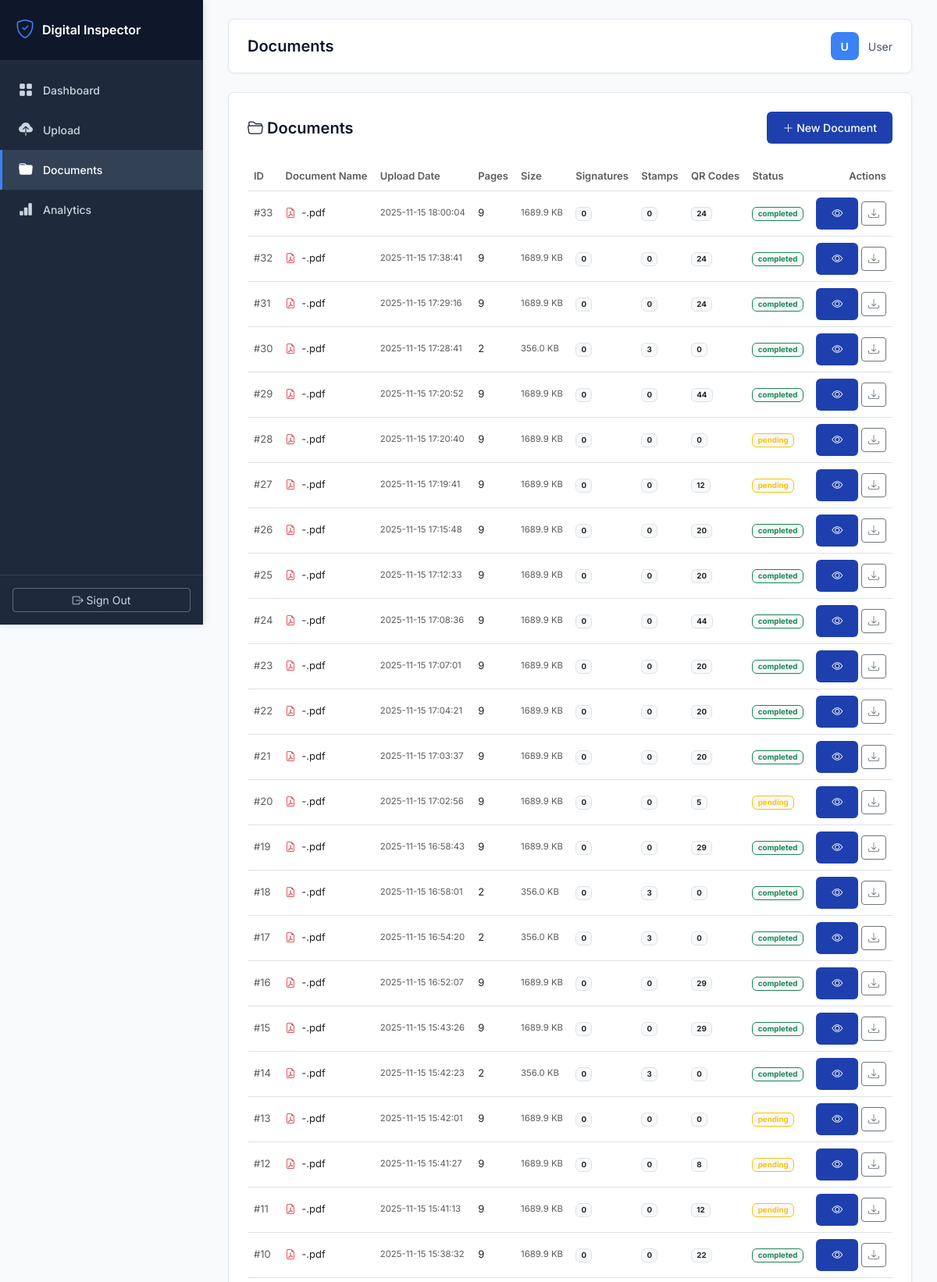
Page /documents (signed in, upper part) on the committed database.
### tables this page shows
CREATE TABLE documents (
            id INTEGER PRIMARY KEY AUTOINCREMENT,
            user_id INTEGER NOT NULL,
            filename TEXT NOT NULL,
            original_filename TEXT NOT NULL,
            file_path TEXT NOT NULL,
            file_size INTEGER,
            pages INTEGER DEFAULT 1,
            upload_date TIMESTAMP DEFAULT CURRENT_TIMESTAMP,
            processing_status TEXT DEFAULT 'pending',
            FOREIGN KEY (user_id) REFERENCES users (id)
        );

### app_inspector.py (the view)
@app.route('/documents')
@login_required
def documents_list():
    user_id = session['user_id']
    detection_type = request.args.get('type', 'all')
    min_confidence = float(request.args.get('min_conf', 0.0))
    documents = db.get_user_documents(user_id, limit=100)
    return render_template('documents.html',
                         documents=documents,
                         detection_type=detection_type,
                         min_confidence=min_confidence)

### app_inspector.py (called while the page is built)
@app.context_processor
def utility_processor():
    def get_image_base64(image_path):
        """Convert image file to base64 for embedding in HTML"""
        try:
            with open(image_path, 'rb') as f:
                image_data = f.read()
            return base64.b64encode(image_data).decode('utf-8')
        except:
            return ""
    return dict(get_image_base64=get_image_base64)

def login_required(f):
    @wraps(f)
    def decorated_function(*args, **kwargs):
        if 'user_id' not in session:
            return redirect(url_for('login'))
        return f(*args, **kwargs)
    return decorated_function

### database.py (called while the page is built)
def get_db():
    conn = sqlite3.connect(DATABASE_PATH)
    conn.row_factory = sqlite3.Row
    return conn

### templates/documents.html
{% extends "base.html" %}
{% block page_title %}Documents{% endblock %}
{% block content %}
<div class="row">
    <div class="col-12">
        <div class="stat-card">
            <div class="d-flex justify-content-between align-items-center mb-4">
                <h5 class="mb-0 fw-semibold"><i class="bi bi-folder2-open"></i> Documents</h5>
                <a href="{{ url_for('upload_page') }}" class="btn btn-primary-custom btn-sm">
                    <i class="bi bi-plus-lg"></i> New Document
                </a>
            </div>
            <div class="table-responsive">
                <table class="table table-hover align-middle" style="font-size: 13px;">
                    <thead class="bg-light">
                        <tr>
                            <th class="text-muted fw-semibold">ID</th>
                            <th class="text-muted fw-semibold">Document Name</th>
                            <th class="text-muted fw-semibold">Upload Date</th>
                            <th class="text-muted fw-semibold">Pages</th>
                            <th class="text-muted fw-semibold">Size</th>
                            <th class="text-muted fw-semibold">Signatures</th>
                            <th class="text-muted fw-semibold">Stamps</th>
                            <th class="text-muted fw-semibold">QR Codes</th>
                            <th class="text-muted fw-semibold">Status</th>
                            <th class="text-muted fw-semibold text-end">Actions</th>
                        </tr>
                    </thead>
                    <tbody>
                        {% for doc in documents %}
                        <tr>
                            <td class="text-muted">#{{ doc.id }}</td>
                            <td>
                                <i class="bi bi-file-earmark-pdf text-danger"></i>
                                <span class="ms-1">{{ doc.original_filename }}</span>
                            </td>
                            <td class="text-muted small">{{ doc.upload_date }}</td>
                            <td>{{ doc.pages }}</td>
                            <td class="text-muted small">{{ (doc.file_size / 1024)|round(1) }} KB</td>
                            <td><span class="badge bg-light text-dark border">{{ doc.signatures_count or 0 }}</span></td>
                            <td><span class="badge bg-light text-dark border">{{ doc.stamps_count or 0 }}</span></td>
                            <td><span class="badge bg-light text-dark border">{{ doc.qr_count or 0 }}</span></td>
                            <td>
                                <span class="badge {% if doc.processing_status == 'completed' %}bg-light text-success border border-success{% else %}bg-light text-warning border border-warning{% endif %} small">
                                    {{ doc.processing_status }}
                                </span>
                            </td>
                            <td class="text-end">
                                <a href="{{ url_for('document_details', document_id=doc.id) }}"
                                   class="btn btn-sm btn-primary-custom"
                                   title="View Details">
                                    <i class="bi bi-eye"></i>
                                </a>
                                <a href="{{ url_for('download_document', document_id=doc.id) }}"
                                   class="btn btn-sm btn-outline-secondary"
                                   title="Download">
                                    <i class="bi bi-download"></i>
                                </a>
                            </td>
                        </tr>
                        {% endfor %}
                    </tbody>
                </table>
            </div>
        </div>
    </div>
</div>
{% endblock %}

### templates/base.html (style rules this page uses)
:root { --primary-color: #1e40af; --secondary-color: #3b82f6; --sidebar-bg: #1e293b; --sidebar-hover: #334155; --gray-50: #f8fafc; --gray-100: #f1f5f9; --gray-200: #e2e8f0; --gray-600: #475569; --gray-700: #334155; --gray-900: #0f172a; --sidebar-width: 260px; }
* { margin: 0; padding: 0; box-sizing: border-box; }
body { font-family: 'Inter', -apple-system, BlinkMacSystemFont, 'Segoe UI', sans-serif; background-color: var(--gray-50); color: var(--gray-900); font-size: 14px; }
.stat-card { background: white; border-radius: 8px; padding: 24px; box-shadow: 0 1px 3px rgba(0,0,0,0.05); border: 1px solid var(--gray-200); transition: box-shadow 0.2s; }
.stat-card h5, .stat-card h6 { color: var(--gray-900); font-weight: 600; }
.btn-primary-custom { background: var(--primary-color); border: none; padding: 10px 20px; border-radius: 6px; color: white; font-weight: 500; font-size: 14px; transition: all 0.2s; }

### rows in the picture
documents: id "33", original_filename "-.pdf", upload_date "2025-11-15 18:00:04", pages "9", (doc.file_size/1024)|round(1) "1689.9", signatures_count "0", stamps_count "0", qr_count "24", processing_status "completed"
documents: id "32", original_filename "-.pdf", upload_date "2025-11-15 17:38:41", pages "9", (doc.file_size/1024)|round(1) "1689.9", signatures_count "0", stamps_count "0", qr_count "24", processing_status "completed"
documents: id "31", original_filename "-.pdf", upload_date "2025-11-15 17:29:16", pages "9", (doc.file_size/1024)|round(1) "1689.9", signatures_count "0", stamps_count "0", qr_count "24", processing_status "completed"
documents: id "30", original_filename "-.pdf", upload_date "2025-11-15 17:28:41", pages "2", (doc.file_size/1024)|round(1) "356.0", signatures_count "0", stamps_count "3", qr_count "0", processing_status "completed"
documents: id "29", original_filename "-.pdf", upload_date "2025-11-15 17:20:52", pages "9", (doc.file_size/1024)|round(1) "1689.9", signatures_count "0", stamps_count "0", qr_count "44", processing_status "completed"
documents: id "28", original_filename "-.pdf", upload_date "2025-11-15 17:20:40", pages "9", (doc.file_size/1024)|round(1) "1689.9", signatures_count "0", stamps_count "0", qr_count "0", processing_status "pending"
documents: id "27", original_filename "-.pdf", upload_date "2025-11-15 17:19:41", pages "9", (doc.file_size/1024)|round(1) "1689.9", signatures_count "0", stamps_count "0", qr_count "12", processing_status "pending"
documents: id "26", original_filename "-.pdf", upload_date "2025-11-15 17:15:48", pages "9", (doc.file_size/1024)|round(1) "1689.9", signatures_count "0", stamps_count "0", qr_count "20", processing_status "completed"
documents: id "25", original_filename "-.pdf", upload_date "2025-11-15 17:12:33", pages "9", (doc.file_size/1024)|round(1) "1689.9", signatures_count "0", stamps_count "0", qr_count "20", processing_status "completed"
documents: id "24", original_filename "-.pdf", upload_date "2025-11-15 17:08:36", pages "9", (doc.file_size/1024)|round(1) "1689.9", signatures_count "0", stamps_count "0", qr_count "44", processing_status "completed"
documents: id "23", original_filename "-.pdf", upload_date "2025-11-15 17:07:01", pages "9", (doc.file_size/1024)|round(1) "1689.9", signatures_count "0", stamps_count "0", qr_count "20", processing_status "completed"
documents: id "22", original_filename "-.pdf", upload_date "2025-11-15 17:04:21", pages "9", (doc.file_size/1024)|round(1) "1689.9", signatures_count "0", stamps_count "0", qr_count "20", processing_status "completed"
documents: id "21", original_filename "-.pdf", upload_date "2025-11-15 17:03:37", pages "9", (doc.file_size/1024)|round(1) "1689.9", signatures_count "0", stamps_count "0", qr_count "20", processing_status "completed"
documents: id "20", original_filename "-.pdf", upload_date "2025-11-15 17:02:56", pages "9", (doc.file_size/1024)|round(1) "1689.9", signatures_count "0", stamps_count "0", qr_count "5", processing_status "pending"
documents: id "19", original_filename "-.pdf", upload_date "2025-11-15 16:58:43", pages "9", (doc.file_size/1024)|round(1) "1689.9", signatures_count "0", stamps_count "0", qr_count "29", processing_status "completed"
documents: id "18", original_filename "-.pdf", upload_date "2025-11-15 16:58:01", pages "2", (doc.file_size/1024)|round(1) "356.0", signatures_count "0", stamps_count "3", qr_count "0", processing_status "completed"
documents: id "17", original_filename "-.pdf", upload_date "2025-11-15 16:54:20", pages "2", (doc.file_size/1024)|round(1) "356.0", signatures_count "0", stamps_count "3", qr_count "0", processing_status "completed"
documents: id "16", original_filename "-.pdf", upload_date "2025-11-15 16:52:07", pages "9", (doc.file_size/1024)|round(1) "1689.9", signatures_count "0", stamps_count "0", qr_count "29", processing_status "completed"
documents: id "15", original_filename "-.pdf", upload_date "2025-11-15 15:43:26", pages "9", (doc.file_size/1024)|round(1) "1689.9", signatures_count "0", stamps_count "0", qr_count "29", processing_status "completed"
documents: id "14", original_filename "-.pdf", upload_date "2025-11-15 15:42:23", pages "2", (doc.file_size/1024)|round(1) "356.0", signatures_count "0", stamps_count "3", qr_count "0", processing_status "completed"
documents: id "13", original_filename "-.pdf", upload_date "2025-11-15 15:42:01", pages "9", (doc.file_size/1024)|round(1) "1689.9", signatures_count "0", stamps_count "0", qr_count "0", processing_status "pending"
documents: id "12", original_filename "-.pdf", upload_date "2025-11-15 15:41:27", pages "9", (doc.file_size/1024)|round(1) "1689.9", signatures_count "0", stamps_count "0", qr_count "8", processing_status "pending"
documents: id "11", original_filename "-.pdf", upload_date "2025-11-15 15:41:13", pages "9", (doc.file_size/1024)|round(1) "1689.9", signatures_count "0", stamps_count "0", qr_count "12", processing_status "pending"
documents: id "10", original_filename "-.pdf", upload_date "2025-11-15 15:38:32", pages "9", (doc.file_size/1024)|round(1) "1689.9", signatures_count "0", stamps_count "0", qr_count "22", processing_status "completed"

### other values in the picture
{{ username[0]|upper if username else 'U' }} "U"
{{ username if username else 'User' }} "User"
